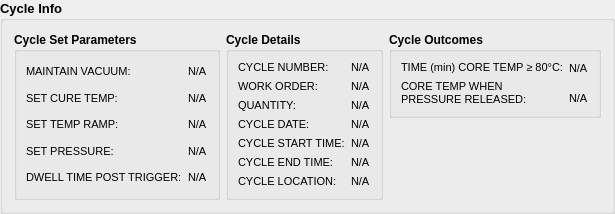
     <widget class="QGroupBox" name="groupBox_6">
      <property name="font">
       <font>
        <pointsize>10</pointsize>
        <weight>75</weight>
        <bold>true</bold>
       </font>
      </property>
      <property name="title">
       <string>Cycle Info</string>
      </property>
      <layout class="QGridLayout" name="gridLayout_10">
       <item row="1" column="2">
        <layout class="QVBoxLayout" name="verticalLayout_8">
         <item>
          <widget class="QGroupBox" name="groupBox_9">
           <property name="font">
            <font>
             <pointsize>9</pointsize>
            </font>
           </property>
           <property name="title">
            <string>Cycle Outcomes</string>
           </property>
           <layout class="QGridLayout" name="gridLayout_8">
            <item row="0" column="0">
             <layout class="QHBoxLayout" name="horizontalLayout_5">
              <item>
               <layout class="QVBoxLayout" name="verticalLayout_6">
                <item>
                 <widget class="QLabel" name="cH1Label_36">
                  <property name="font">
                   <font>
                    <pointsize>8</pointsize>
                    <weight>50</weight>
                    <bold>false</bold>
                   </font>
                  </property>
                  <property name="text">
                   <string>TIME (min) CORE TEMP ≥ 80°C:</string>
                  </property>
                 </widget>
                </item>
                <item>
                 <widget class="QLabel" name="cH1Label_37">
                  <property name="font">
                   <font>
                    <pointsize>8</pointsize>
                    <weight>50</weight>
                    <bold>false</bold>
                   </font>
                  </property>
                  <property name="text">
                   <string>CORE TEMP WHEN 
PRESSURE RELEASED:</string>
                  </property>
                 </widget>
                </item>
               </layout>
              </item>
              <item>
               <layout class="QVBoxLayout" name="verticalLayout_7">
                <item>
                 <widget class="QLabel" name="o1">
                  <property name="font">
                   <font>
                    <pointsize>8</pointsize>
                    <weight>50</weight>
                    <bold>false</bold>
                   </font>
                  </property>
                  <property name="text">
                   <string>N/A</string>
                  </property>
                 </widget>
                </item>
                <item>
                 <spacer name="verticalSpacer_2">
                  <property name="orientation">
                   <enum>Qt::Vertical</enum>
                  </property>
                  <property name="sizeType">
                   <enum>QSizePolicy::Fixed</enum>
                  </property>
                  <property name="sizeHint" stdset="0">
                   <size>
                    <width>20</width>
                    <height>9</height>
                   </size>
                  </property>
                 </spacer>
                </item>
                <item>
                 <widget class="QLabel" name="o2">
                  <property name="font">
                   <font>
                    <pointsize>8</pointsize>
                    <weight>50</weight>
                    <bold>false</bold>
                   </font>
                  </property>
                  <property name="text">
                   <string>N/A</string>
                  </property>
                 </widget>
                </item>
               </layout>
              </item>
             </layout>
            </item>
           </layout>
          </widget>
         </item>
         <item>
          <spacer name="verticalSpacer">
           <property name="orientation">
            <enum>Qt::Vertical</enum>
           </property>
           <property name="sizeHint" stdset="0">
            <size>
             <width>20</width>
             <height>40</height>
            </size>
           </property>
          </spacer>
         </item>
        </layout>
       </item>
       <item row="1" column="0">
        <widget class="QGroupBox" name="groupBox_7">
         <property name="font">
          <font>
           <pointsize>9</pointsize>
          </font>
         </property>
         <property name="title">
          <string>Cycle Set Parameters</string>
         </property>
         <layout class="QGridLayout" name="gridLayout_6">
          <item row="0" column="0">
           <layout class="QHBoxLayout" name="horizontalLayout_3">
            <item>
             <layout class="QVBoxLayout" name="verticalLayout_3">
              <item>
               <widget class="QLabel" name="cH1Label_12">
                <property name="font">
                 <font>
                  <pointsize>8</pointsize>
                  <weight>50</weight>
                  <bold>false</bold>
                 </font>
                </property>
                <property name="text">
                 <string>MAINTAIN VACUUM:</string>
                </property>
               </widget>
              </item>
              <item>
               <widget class="QLabel" name="cH1Label_13">
                <property name="font">
                 <font>
                  <pointsize>8</pointsize>
                  <weight>50</weight>
                  <bold>false</bold>
                 </font>
                </property>
                <property name="text">
                 <string>SET CURE TEMP:</string>
                </property>
               </widget>
              </item>
              <item>
               <widget class="QLabel" name="cH1Label_16">
                <property name="font">
                 <font>
                  <pointsize>8</pointsize>
                  <weight>50</weight>
                  <bold>false</bold>
                 </font>
                </property>
                <property name="text">
                 <string>SET TEMP RAMP:</string>
                </property>
               </widget>
              </item>
              <item>
               <widget class="QLabel" name="cH1Label_14">
                <property name="font">
                 <font>
                  <pointsize>8</pointsize>
                  <weight>50</weight>
                  <bold>false</bold>
                 </font>
                </property>
                <property name="text">
                 <string>SET PRESSURE:</string>
                </property>
               </widget>
              </item>
              <item>
               <widget class="QLabel" name="cH1Label_15">
                <property name="font">
                 <font>
                  <pointsize>8</pointsize>
                  <weight>50</weight>
                  <bold>false</bold>
                 </font>
                </property>
                <property name="text">
                 <string>DWELL TIME POST TRIGGER:</string>
                </property>
               </widget>
              </item>
             </layout>
            </item>
            <item>
             <layout class="QVBoxLayout" name="verticalLayout_2">
              <item>
               <widget class="QLabel" name="p1">
                <property name="font">
                 <font>
                  <pointsize>8</pointsize>
                  <weight>50</weight>
                  <bold>false</bold>
                 </font>
                </property>
                <property name="text">
                 <string>N/A</string>
                </property>
               </widget>
              </item>
              <item>
               <widget class="QLabel" name="p2">
                <property name="font">
                 <font>
                  <pointsize>8</pointsize>
                  <weight>50</weight>
                  <bold>false</bold>
                 </font>
                </property>
                <property name="text">
                 <string>N/A</string>
                </property>
               </widget>
              </item>
              <item>
               <widget class="QLabel" name="p3">
                <property name="font">
                 <font>
                  <pointsize>8</pointsize>
                  <weight>50</weight>
                  <bold>false</bold>
                 </font>
                </property>
                <property name="text">
                 <string>N/A</string>
                </property>
               </widget>
              </item>
              <item>
               <widget class="QLabel" name="p4">
                <property name="font">
                 <font>
                  <pointsize>8</pointsize>
                  <weight>50</weight>
                  <bold>false</bold>
                 </font>
                </property>
                <property name="text">
                 <string>N/A</string>
                </property>
               </widget>
              </item>
              <item>
               <widget class="QLabel" name="p5">
                <property name="font">
                 <font>
                  <pointsize>8</pointsize>
                  <weight>50</weight>
                  <bold>false</bold>
                 </font>
                </property>
                <property name="text">
                 <string>N/A</string>
                </property>
               </widget>
              </item>
             </layout>
            </item>
           </layout>
          </item>
         </layout>
        </widget>
       </item>
       <item row="1" column="1">
        <widget class="QGroupBox" name="groupBox_8">
         <property name="font">
          <font>
           <pointsize>9</pointsize>
          </font>
         </property>
         <property name="title">
          <string>Cycle Details</string>
         </property>
         <layout class="QGridLayout" name="gridLayout_7">
          <item row="0" column="0">
           <layout class="QHBoxLayout" name="horizontalLayout_4">
            <item>
             <layout class="QVBoxLayout" name="verticalLayout_4">
              <item>
               <widget class="QLabel" name="cH1Label_22">
                <property name="font">
                 <font>
                  <pointsize>8</pointsize>
                  <weight>50</weight>
                  <bold>false</bold>
                 </font>
                </property>
                <property name="text">
                 <string>CYCLE NUMBER:</string>
                </property>
               </widget>
              </item>
              <item>
               <widget class="QLabel" name="cH1Label_23">
                <property name="font">
                 <font>
                  <pointsize>8</pointsize>
                  <weight>50</weight>
                  <bold>false</bold>
                 </font>
                </property>
                <property name="text">
                 <string>WORK ORDER:</string>
                </property>
               </widget>
              </item>
              <item>
               <widget class="QLabel" name="cH1Label_24">
                <property name="font">
                 <font>
                  <pointsize>8</pointsize>
                  <weight>50</weight>
                  <bold>false</bold>
                 </font>
                </property>
                <property name="text">
                 <string>QUANTITY:</string>
                </property>
               </widget>
              </item>
              <item>
               <widget class="QLabel" name="cH1Label_25">
                <property name="font">
                 <font>
                  <pointsize>8</pointsize>
                  <weight>50</weight>
                  <bold>false</bold>
                 </font>
                </property>
                <property name="text">
                 <string>CYCLE DATE:</string>
                </property>
               </widget>
              </item>
              <item>
               <widget class="QLabel" name="cH1Label_26">
                <property name="font">
                 <font>
                  <pointsize>8</pointsize>
                  <weight>50</weight>
                  <bold>false</bold>
                 </font>
                </property>
                <property name="text">
                 <string>CYCLE START TIME:</string>
                </property>
               </widget>
              </item>
              <item>
               <widget class="QLabel" name="cH1Label_32">
                <property name="font">
                 <font>
                  <pointsize>8</pointsize>
                  <weight>50</weight>
                  <bold>false</bold>
                 </font>
                </property>
                <property name="text">
                 <string>CYCLE END TIME:</string>
                </property>
               </widget>
              </item>
              <item>
               <widget class="QLabel" name="cH1Label_33">
                <property name="font">
                 <font>
                  <pointsize>8</pointsize>
                  <weight>50</weight>
                  <bold>false</bold>
                 </font>
                </property>
                <property name="text">
                 <string>CYCLE LOCATION:</string>
                </property>
               </widget>
              </item>
             </layout>
            </item>
            <item>
             <layout class="QVBoxLayout" name="verticalLayout_5">
              <item>
               <widget class="QLabel" name="d1">
                <property name="font">
                 <font>
                  <pointsize>8</pointsize>
                  <weight>50</weight>
                  <bold>false</bold>
                 </font>
                </property>
                <property name="text">
                 <string>N/A</string>
                </property>
               </widget>
              </item>
              <item>
               <widget class="QLabel" name="d2">
                <property name="font">
                 <font>
                  <pointsize>8</pointsize>
                  <weight>50</weight>
                  <bold>false</bold>
                 </font>
                </property>
                <property name="text">
                 <string>N/A</string>
                </property>
               </widget>
              </item>
              <item>
               <widget class="QLabel" name="d3">
                <property name="font">
                 <font>
                  <pointsize>8</pointsize>
                  <weight>50</weight>
                  <bold>false</bold>
                 </font>
                </property>
                <property name="text">
                 <string>N/A</string>
                </property>
               </widget>
              </item>
              <item>
               <widget class="QLabel" name="d4">
                <property name="font">
                 <font>
                  <pointsize>8</pointsize>
                  <weight>50</weight>
                  <bold>false</bold>
                 </font>
                </property>
                <property name="text">
                 <string>N/A</string>
                </property>
               </widget>
              </item>
              <item>
               <widget class="QLabel" name="d5">
                <property name="font">
                 <font>
                  <pointsize>8</pointsize>
                  <weight>50</weight>
                  <bold>false</bold>
                 </font>
                </property>
                <property name="text">
                 <string>N/A</string>
                </property>
               </widget>
              </item>
              <item>
               <widget class="QLabel" name="d6">
                <property name="font">
                 <font>
                  <pointsize>8</pointsize>
                  <weight>50</weight>
                  <bold>false</bold>
                 </font>
                </property>
                <property name="text">
                 <string>N/A</string>
                </property>
               </widget>
              </item>
              <item>
               <widget class="QLabel" name="d7">
                <property name="font">
                 <font>
                  <pointsize>8</pointsize>
                  <weight>50</weight>
                  <bold>false</bold>
                 </font>
                </property>
                <property name="text">
                 <string>N/A</string>
                </property>
               </widget>
              </item>
             </layout>
            </item>
           </layout>
          </item>
         </layout>
        </widget>
       </item>
      </layout>
     </widget>
